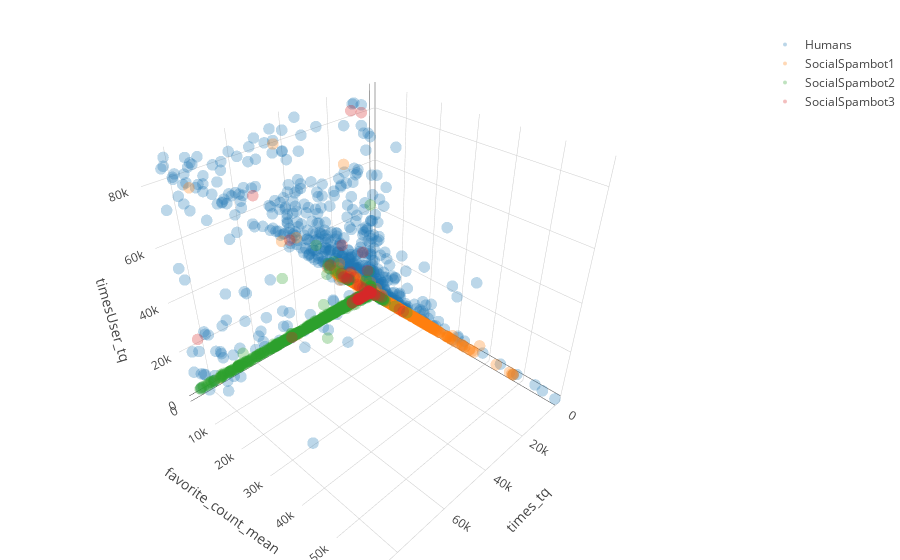

The cell this chart's notebook holds for it:
### Code cell
trace, fig, layout = plotearVars([
    ['times_tq'],
    ['favorite_count_mean', [0, 60000]],
    ['timesUser_tq'],
])
# plotly.offline.plot(fig, filename='grafico2.html')

### Figure 1 — Plotly figure (JSON) as saved in the notebook; plotly's stock layout.template omitted (floating-point values rounded to 4 significant figures; data arrays with more than 128 entries replaced by an {"elided": "..."} marker saying what was removed)
{"data": [{"marker": {"opacity": 0.3, "size": 4}, "mode": "markers", "name": "Humans", "type": "scatter3d", "uid": "ca5d3d08-679d-4dd4-8039-5295d81164f1", "x": {"elided": "1083 int values"}, "y": {"elided": "1083 float values"}, "z": {"elided": "1083 float values"}}, {"marker": {"opacity": 0.3, "size": 4}, "mode": "markers", "name": "SocialSpambot1", "type": "scatter3d", "uid": "b40bc25a-8f7f-4d61-9bd0-be6c89395b54", "x": {"elided": "991 int values"}, "y": {"elided": "991 float values"}, "z": {"elided": "991 float values"}}, {"marker": {"opacity": 0.3, "size": 4}, "mode": "markers", "name": "SocialSpambot2", "type": "scatter3d", "uid": "4c7e387a-5041-40a1-b9e9-3d3b91039e0c", "x": {"elided": "3457 int values"}, "y": {"elided": "3457 float values"}, "z": {"elided": "3457 float values"}}, {"marker": {"opacity": 0.3, "size": 4}, "mode": "markers", "name": "SocialSpambot3", "type": "scatter3d", "uid": "851f84fb-8737-4cf7-80da-579bbfd54e4f", "x": {"elided": "464 int values"}, "y": {"elided": "464 float values"}, "z": {"elided": "464 float values"}}], "layout": {"margin": {"b": 0, "l": 0, "r": 0, "t": 30}, "scene": {"aspectmode": "cube", "xaxis": {"title": {"text": "times_tq"}}, "yaxis": {"range": [0, 60000], "title": {"text": "favorite_count_mean"}}, "zaxis": {"title": {"text": "timesUser_tq"}}}}}
